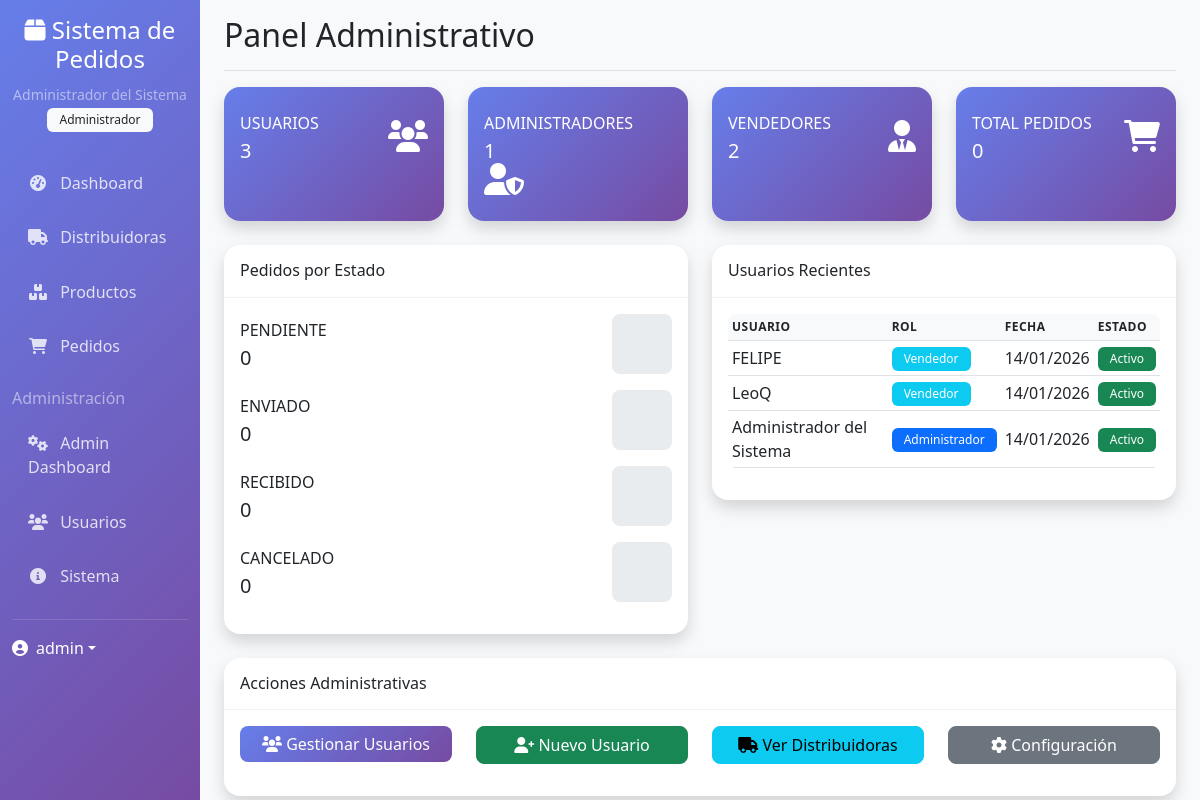
The page /admin/dashboard (signed in) on the database its author committed.
### models.py (models this page shows, shortened)
class User(UserMixin, db.Model):
    __tablename__ = 'users'
    id = db.Column(db.Integer, primary_key=True)
    username = db.Column(db.String(80), unique=True, nullable=False)
    email = db.Column(db.String(120), unique=True, nullable=False)
    password_hash = db.Column(db.String(255), nullable=False)
    rol = db.Column(db.Enum(Rol), nullable=False, default=Rol.VENDEDOR)
    nombre = db.Column(db.String(100), nullable=False)
    activo = db.Column(db.Boolean, default=True)
    fecha_creacion = db.Column(db.DateTime, default=datetime.utcnow)
    ultimo_login = db.Column(db.DateTime)
    def is_administrador(self):
        return self.rol == Rol.ADMINISTRADOR
    def is_vendedor(self):
        return self.rol == Rol.VENDEDOR

### admin/routes.py (the view)
@admin_bp.route('/dashboard')
@login_required
@administrador_requerido
def dashboard():
    total_usuarios = User.query.count()
    total_distribuidoras = Distribuidora.query.count()
    total_productos = Producto.query.count()
    total_pedidos = Pedido.query.count()
    admin_count = User.query.filter_by(rol=Rol.ADMINISTRADOR).count()
    vendedor_count = User.query.filter_by(rol=Rol.VENDEDOR).count()
    pedidos_por_estado = {}
    for estado in EstadoPedido:
        pedidos_por_estado[estado.value] = Pedido.query.filter_by(estado=estado).count()
    usuarios_recientes = User.query.order_by(User.fecha_creacion.desc()).limit(5).all()
    pedidos_recientes = Pedido.query.order_by(Pedido.fecha_creacion.desc()).limit(5).all()
    return render_template('admin/dashboard.html',
                         total_usuarios=total_usuarios,
                         total_distribuidoras=total_distribuidoras,
                         total_productos=total_productos,
                         total_pedidos=total_pedidos,
                         admin_count=admin_count,
                         vendedor_count=vendedor_count,
                         pedidos_por_estado=pedidos_por_estado,
                         usuarios_recientes=usuarios_recientes,
                         pedidos_recientes=pedidos_recientes)

### templates/admin/dashboard.html (shortened to what this page needs)
{% extends "base.html" %}
{% block page_title %}Panel Administrativo{% endblock %}
{% block content %}
<div class="row">
    <div class="col-xl-3 col-md-6 mb-4">
        <div class="card border-left-primary shadow h-100 py-2 stats-card">
            <div class="card-body">
                <div class="row no-gutters align-items-center">
                    <div class="col mr-2">
                        <div class="text-xs font-weight-bold text-uppercase mb-1">
                            Usuarios
                        </div>
                        <div class="h5 mb-0 font-weight-bold">{{ total_usuarios }}</div>
                    </div>
                    <div class="col-auto">
                        <i class="fas fa-users fa-2x"></i>
                    </div>
                </div>
            </div>
        </div>
    </div>
    <div class="col-xl-3 col-md-6 mb-4">
        <div class="card border-left-success shadow h-100 py-2 stats-card">
            <div class="card-body">
                <div class="row no-gutters align-items-center">
                    <div class="col mr-2">
                        <div class="text-xs font-weight-bold text-uppercase mb-1">
                            Administradores
                        </div>
                        <div class="h5 mb-0 font-weight-bold">{{ admin_count }}</div>
                    </div>
                    <div class="col-auto">
                        <i class="fas fa-user-shield fa-2x"></i>
                    </div>
                </div>
            </div>
        </div>
    </div>
    <div class="col-xl-3 col-md-6 mb-4">
        <div class="card border-left-info shadow h-100 py-2 stats-card">
            <div class="card-body">
                <div class="row no-gutters align-items-center">
                    <div class="col mr-2">
                        <div class="text-xs font-weight-bold text-uppercase mb-1">
                            Vendedores
                        </div>
                        <div class="h5 mb-0 font-weight-bold">{{ vendedor_count }}</div>
                    </div>
                    <div class="col-auto">
                        <i class="fas fa-user-tie fa-2x"></i>
                    </div>
                </div>
            </div>
        </div>
    </div>
    <div class="col-xl-3 col-md-6 mb-4">
        <div class="card border-left-warning shadow h-100 py-2 stats-card">
            <div class="card-body">
                <div class="row no-gutters align-items-center">
                    <div class="col mr-2">
                        <div class="text-xs font-weight-bold text-uppercase mb-1">
                            Total Pedidos
                        </div>
                        <div class="h5 mb-0 font-weight-bold">{{ total_pedidos }}</div>
                    </div>
                    <div class="col-auto">
                        <i class="fas fa-shopping-cart fa-2x"></i>
                    </div>
                </div>
            </div>
        </div>
    </div>
</div>
<div class="row">
    <div class="col-lg-6">
        <div class="card shadow mb-4">
            <div class="card-header py-3">
                <h6 class="m-0 font-weight-bold">Pedidos por Estado</h6>
            </div>
            <div class="card-body">
                {% for estado, cantidad in pedidos_por_estado.items() %}
                <div class="row no-gutters align-items-center mb-3">
                    <div class="col mr-2">
                        <div class="text-xs font-weight-bold text-uppercase mb-1">{{ estado.title() }}</div>
                        <div class="h5 mb-0 font-weight-bold">{{ cantidad }}</div>
                    </div>
                    <div class="col-auto">
                        <div class="progress" style="width: 60px; height: 60px;">
                        </div>
                    </div>
                </div>
                {% endfor %}
            </div>
        </div>
    </div>
    <div class="col-lg-6">
        <div class="card shadow mb-4">
            <div class="card-header py-3">
                <h6 class="m-0 font-weight-bold">Usuarios Recientes</h6>
            </div>
            <div class="card-body">
                {% if usuarios_recientes %}
                <div class="table-responsive">
                    <table class="table table-sm">
                        <thead>
                            <tr>
                                <th>Usuario</th>
                                <th>Rol</th>
                                <th>Fecha</th>
                                <th>Estado</th>
                            </tr>
                        </thead>
                        <tbody>
                            {% for usuario in usuarios_recientes %}
                            <tr>
                                <td>{{ usuario.nombre }}</td>
                                <td>
                                    <span class="badge bg-{{
                                        'primary' if usuario.is_administrador() else 'info'
                                    }}">
                                        {{ usuario.rol.value.title() }}
                                    </span>
                                </td>
                                <td>{{ usuario.fecha_creacion.strftime('%d/%m/%Y') }}</td>
                                <td>
                                    <span class="badge bg-{{ 'success' if usuario.activo else 'secondary' }}">
                                        {{ 'Activo' if usuario.activo else 'Inactivo' }}
                                    </span>
                                </td>
                            </tr>
                            {% endfor %}
                        </tbody>
                    </table>
                </div>
                {% else %}
                <div class="text-center py-4">
                    <i class="fas fa-users fa-3x text-muted mb-3"></i>
                    <p class="text-muted">No hay usuarios recientes</p>
                </div>
                {% endif %}
            </div>
        </div>
    </div>
</div>
<div class="row">
    <div class="col-12">
        <div class="card shadow">
            <div class="card-header py-3">
                <h6 class="m-0 font-weight-bold">Acciones Administrativas</h6>
            </div>
            <div class="card-body">
                <div class="row">
                    <div class="col-md-3 mb-3">
                        <div class="d-grid">
                            <a href="{{ url_for('admin.usuarios') }}" class="btn btn-primary">
                                <i class="fas fa-users"></i> Gestionar Usuarios
                            </a>
                        </div>
                    </div>
                    <div class="col-md-3 mb-3">
                        <div class="d-grid">
                            <a href="{{ url_for('auth.registro') }}" class="btn btn-success">
                                <i class="fas fa-user-plus"></i> Nuevo Usuario
                            </a>
                        </div>
                    </div>
                    <div class="col-md-3 mb-3">
                        <div class="d-grid">
                            <a href="{{ url_for('main.distribuidoras') }}" class="btn btn-info">
                                <i class="fas fa-truck"></i> Ver Distribuidoras
                            </a>
                        </div>
                    </div>
                    <div class="col-md-3 mb-3">
                        <div class="d-grid">
                            <a href="{{ url_for('admin.sistema') }}" class="btn btn-secondary">
                                <i class="fas fa-cog"></i> Configuración
                            </a>
                        </div>
                    </div>
                </div>
            </div>
        </div>
    </div>
</div>
{% endblock %}

### templates/base.html (shortened to what this page needs)
<!DOCTYPE html>
<html lang="es">
<head>
    <link href="https://cdn.jsdelivr.net/npm/bootstrap@5.3.0/dist/css/bootstrap.min.css" rel="stylesheet">
    <link href="https://cdnjs.cloudflare.com/ajax/libs/font-awesome/6.0.0/css/all.min.css" rel="stylesheet">
    <link href="https://cdn.datatables.net/1.13.0/css/dataTables.bootstrap5.min.css" rel="stylesheet">
    <link rel="stylesheet" href="{{ url_for('static', filename='css/style.css') }}">
</head>
<body>
    {% if current_user.is_authenticated %}
    <div class="container-fluid">
        <div class="row">
            <nav class="col-md-3 col-lg-2 d-md-block sidebar collapse">
                <div class="position-sticky pt-3">
                    <div class="text-center mb-4">
                        <h4 class="text-white">
                            <i class="fas fa-box"></i> Sistema de Pedidos
                        </h4>
                        <small class="text-white-50">{{ current_user.nombre }}</small>
                        <br>
                        <span class="badge bg-light text-dark">{{ current_user.rol.value.title() }}</span>
                    </div>
                    <ul class="nav flex-column">
                        <li class="nav-item">
                            <a class="nav-link" href="{{ url_for('main.dashboard') }}">
                                <i class="fas fa-tachometer-alt"></i> Dashboard
                            </a>
                        </li>
                        {% if current_user.is_vendedor() or current_user.is_administrador() %}
                        <li class="nav-item">
                            <a class="nav-link" href="{{ url_for('main.distribuidoras') }}">
                                <i class="fas fa-truck"></i> Distribuidoras
                            </a>
                        </li>
                        <li class="nav-item">
                            <a class="nav-link" href="{{ url_for('main.productos') }}">
                                <i class="fas fa-boxes"></i> Productos
                            </a>
                        </li>
                        <li class="nav-item">
                            <a class="nav-link" href="{{ url_for('main.pedidos') }}">
                                <i class="fas fa-shopping-cart"></i> Pedidos
                            </a>
                        </li>
                        {% endif %}
                        {% if current_user.is_administrador() %}
                        <li class="nav-item mt-3">
                            <h6 class="text-white-50">Administración</h6>
                        </li>
                        <li class="nav-item">
                            <a class="nav-link" href="{{ url_for('admin.dashboard') }}">
                                <i class="fas fa-cogs"></i> Admin Dashboard
                            </a>
                        </li>
                        <li class="nav-item">
                            <a class="nav-link" href="{{ url_for('admin.usuarios') }}">
                                <i class="fas fa-users"></i> Usuarios
                            </a>
                        </li>
                        <li class="nav-item">
                            <a class="nav-link" href="{{ url_for('admin.sistema') }}">
                                <i class="fas fa-info-circle"></i> Sistema
                            </a>
                        </li>
                        {% endif %}
                    </ul>
                    <hr class="text-white-50">
                    <div class="dropdown">
                        <a href="#" class="d-flex align-items-center text-white text-decoration-none dropdown-toggle"
                           data-bs-toggle="dropdown" aria-expanded="false">
                            <i class="fas fa-user-circle"></i>
                            <span class="ms-2">{{ current_user.username }}</span>
                        </a>
                    </div>
                </div>
            </nav>
            <main class="col-md-9 ms-sm-auto col-lg-10 px-md-4 main-content">
                <div class="d-flex justify-content-between flex-wrap flex-md-nowrap align-items-center pt-3 pb-2 mb-3 border-bottom">
                    <h1 class="h2">{% block page_title %}Dashboard{% endblock %}</h1>
                </div>
                {% block content %}{% endblock %}
            </main>
        </div>
    </div>
    {% endif %}
</body>
</html>

### static/css/style.css (style rules this page uses)
:root { --primary-gradient: linear-gradient(135deg, #667eea 0%, #764ba2 100%); --success-color: #10b981; --warning-color: #f59e0b; --danger-color: #ef4444; --info-color: #3b82f6; }
.sidebar { min-height: 100vh; background: var(--primary-gradient); box-shadow: 0 4px 6px rgba(0, 0, 0, 0.1); }
.sidebar .nav-link { color: rgba(255, 255, 255, 0.8); border-radius: 0.5rem; margin: 0.2rem 0; padding: 0.75rem 1rem; transition: all 0.3s ease; }
.sidebar .nav-link i { width: 20px; text-align: center; margin-right: 0.5rem; }
.main-content { background-color: #f8f9fa; min-height: 100vh; }
.card { border: none; border-radius: 1rem; box-shadow: 0 0.125rem 0.25rem rgba(0, 0, 0, 0.075); transition: all 0.3s ease; }
.card-header { background-color: transparent; border-bottom: 1px solid rgba(0, 0, 0, 0.05); }
.btn { border-radius: 0.5rem; font-weight: 500; transition: all 0.3s ease; }
.btn-primary { background: var(--primary-gradient); border: none; }
.stats-card { background: var(--primary-gradient); color: white; border-radius: 1rem; transition: all 0.3s ease; }
.badge { font-weight: 500; padding: 0.375rem 0.75rem; }
.table { border-radius: 0.5rem; overflow: hidden; }
.table th { background-color: #f8f9fa; border-top: none; font-weight: 600; text-transform: uppercase; font-size: 0.75rem; letter-spacing: 0.5px; }
.table td { vertical-align: middle; }
.progress { border-radius: 0.5rem; height: 0.5rem; }

### rows shown on the page
User: nombre "Administrador del Sistema", rol.value "Administrador", username "admin", fecha_creacion "14/01/2026", activo "Activo"
User: nombre "FELIPE", rol.value "Vendedor", fecha_creacion "14/01/2026", activo "Activo"
User: nombre "LeoQ", rol.value "Vendedor", fecha_creacion "14/01/2026", activo "Activo"

### other values the page prints
{{ total_usuarios }} "3"
{{ admin_count }} "1"
{{ vendedor_count }} "2"
{{ total_pedidos }} "0"
{{ estado.title() }} "PENDIENTE" "ENVIADO" "RECIBIDO" "CANCELADO"
{{ cantidad }} "0" "0" "0" "0"
